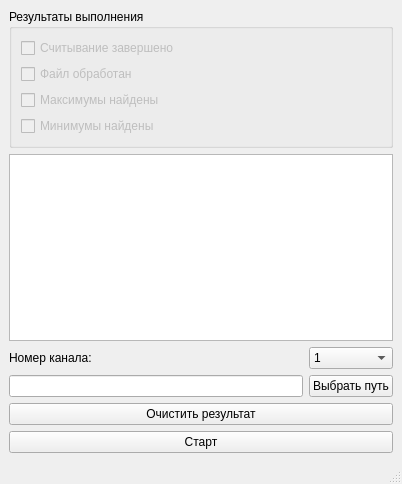
<?xml version="1.0" encoding="UTF-8"?>
<ui version="4.0">
 <class>MainWindow</class>
 <widget class="QMainWindow" name="MainWindow">
  <property name="geometry">
   <rect>
    <x>0</x>
    <y>0</y>
    <width>402</width>
    <height>484</height>
   </rect>
  </property>
  <property name="windowTitle">
   <string>Рисование графиков</string>
  </property>
  <widget class="QWidget" name="centralwidget">
   <layout class="QGridLayout" name="gridLayout">
    <item row="0" column="0" colspan="2">
     <widget class="QGroupBox" name="gb_result">
      <property name="title">
       <string>Результаты выполнения</string>
      </property>
      <layout class="QFormLayout" name="formLayout">
       <item row="0" column="0">
        <widget class="QCheckBox" name="chB_readSucces">
         <property name="enabled">
          <bool>false</bool>
         </property>
         <property name="text">
          <string>Считывание завершено</string>
         </property>
         <property name="checkable">
          <bool>true</bool>
         </property>
        </widget>
       </item>
       <item row="1" column="0">
        <widget class="QCheckBox" name="chB_procFileSucces">
         <property name="enabled">
          <bool>false</bool>
         </property>
         <property name="text">
          <string>Файл обработан</string>
         </property>
         <property name="checkable">
          <bool>true</bool>
         </property>
        </widget>
       </item>
       <item row="2" column="0">
        <widget class="QCheckBox" name="chB_maxSucess">
         <property name="enabled">
          <bool>false</bool>
         </property>
         <property name="text">
          <string>Максимумы найдены</string>
         </property>
         <property name="checkable">
          <bool>true</bool>
         </property>
        </widget>
       </item>
       <item row="3" column="0">
        <widget class="QCheckBox" name="chB_minSucess">
         <property name="enabled">
          <bool>false</bool>
         </property>
         <property name="text">
          <string>Минимумы найдены</string>
         </property>
        </widget>
       </item>
      </layout>
     </widget>
    </item>
    <item row="1" column="0" colspan="2">
     <widget class="QTextEdit" name="te_Result">
      <property name="readOnly">
       <bool>true</bool>
      </property>
     </widget>
    </item>
    <item row="2" column="1">
     <widget class="QComboBox" name="cmB_numCh">
      <item>
       <property name="text">
        <string>1</string>
       </property>
      </item>
      <item>
       <property name="text">
        <string>2</string>
       </property>
      </item>
      <item>
       <property name="text">
        <string>3</string>
       </property>
      </item>
     </widget>
    </item>
    <item row="2" column="0">
     <widget class="QLabel" name="lb_numCh">
      <property name="text">
       <string>Номер канала:</string>
      </property>
     </widget>
    </item>
    <item row="3" column="0">
     <widget class="QLineEdit" name="le_path">
      <property name="readOnly">
       <bool>true</bool>
      </property>
     </widget>
    </item>
    <item row="4" column="0" colspan="2">
     <widget class="QPushButton" name="pb_clearResult">
      <property name="text">
       <string>Очистить результат</string>
      </property>
     </widget>
    </item>
    <item row="5" column="0" colspan="2">
     <widget class="QPushButton" name="pb_start">
      <property name="text">
       <string>Старт</string>
      </property>
      <property name="flat">
       <bool>false</bool>
      </property>
     </widget>
    </item>
    <item row="3" column="1">
     <widget class="QPushButton" name="pb_path">
      <property name="text">
       <string>Выбрать путь</string>
      </property>
     </widget>
    </item>
   </layout>
  </widget>
  <widget class="QMenuBar" name="menubar">
   <property name="geometry">
    <rect>
     <x>0</x>
     <y>0</y>
     <width>402</width>
     <height>22</height>
    </rect>
   </property>
  </widget>
  <widget class="QStatusBar" name="statusbar"/>
 </widget>
 <resources/>
 <connections>
  <connection>
   <sender>pb_clearResult</sender>
   <signal>clicked()</signal>
   <receiver>te_Result</receiver>
   <slot>clear()</slot>
   <hints>
    <hint type="sourcelabel">
     <x>224</x>
     <y>369</y>
    </hint>
    <hint type="destinationlabel">
     <x>211</x>
     <y>248</y>
    </hint>
   </hints>
  </connection>
 </connections>
</ui>
